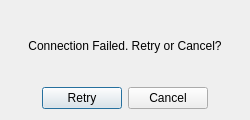
<?xml version="1.0" encoding="UTF-8"?>
<ui version="4.0">
 <class>RetryConnectionDialog</class>
 <widget class="QDialog" name="RetryConnectionDialog">
  <property name="geometry">
   <rect>
    <x>0</x>
    <y>0</y>
    <width>250</width>
    <height>120</height>
   </rect>
  </property>
  <property name="windowTitle">
   <string>Dialog</string>
  </property>
  <layout class="QVBoxLayout" name="verticalLayout">
   <item>
    <widget class="QLabel" name="label">
     <property name="text">
      <string>Connection Failed. Retry or Cancel?</string>
     </property>
     <property name="alignment">
      <set>Qt::AlignmentFlag::AlignCenter</set>
     </property>
    </widget>
   </item>
   <item>
    <widget class="QDialogButtonBox" name="buttonBox">
     <property name="orientation">
      <enum>Qt::Orientation::Horizontal</enum>
     </property>
     <property name="standardButtons">
      <set>QDialogButtonBox::StandardButton::Cancel|QDialogButtonBox::StandardButton::Retry</set>
     </property>
     <property name="centerButtons">
      <bool>true</bool>
     </property>
    </widget>
   </item>
  </layout>
 </widget>
 <resources/>
 <connections>
  <connection>
   <sender>buttonBox</sender>
   <signal>accepted()</signal>
   <receiver>RetryConnectionDialog</receiver>
   <slot>accept()</slot>
   <hints>
    <hint type="sourcelabel">
     <x>248</x>
     <y>254</y>
    </hint>
    <hint type="destinationlabel">
     <x>157</x>
     <y>274</y>
    </hint>
   </hints>
  </connection>
  <connection>
   <sender>buttonBox</sender>
   <signal>rejected()</signal>
   <receiver>RetryConnectionDialog</receiver>
   <slot>reject()</slot>
   <hints>
    <hint type="sourcelabel">
     <x>316</x>
     <y>260</y>
    </hint>
    <hint type="destinationlabel">
     <x>286</x>
     <y>274</y>
    </hint>
   </hints>
  </connection>
 </connections>
</ui>
